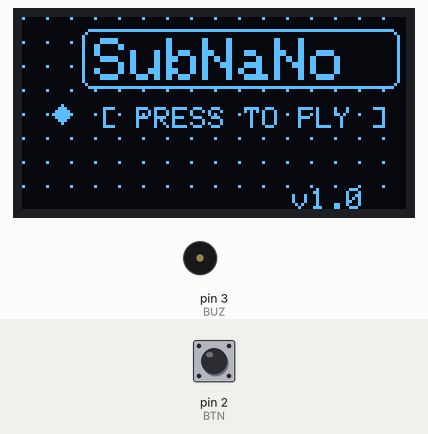
This sketch was run on a simulated Arduino Nano, built with avr-gcc and run on an emulated ATmega328P. On the bench: 128×64 one-colour display, buzzer (waves = sounding). The inputs (shaded band) are chosen by the test bench; at power-on: pin 2 (BTN) HIGH.

Above: at 1.06 s.
1.3 s: pin 2 (BTN) pulled LOW for 0.15 s
At 1.69 s:
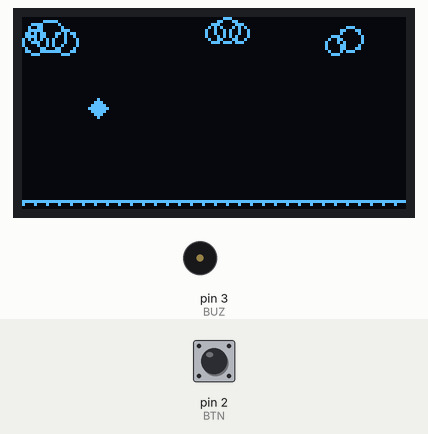
2.0 s: pin 2 (BTN) pulled LOW for 1 s
At 2.59 s:
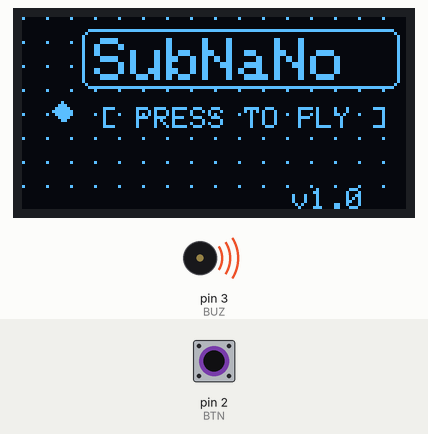
3.6 s: pin 2 (BTN) pulled LOW for 0.15 s
At 4.24 s:
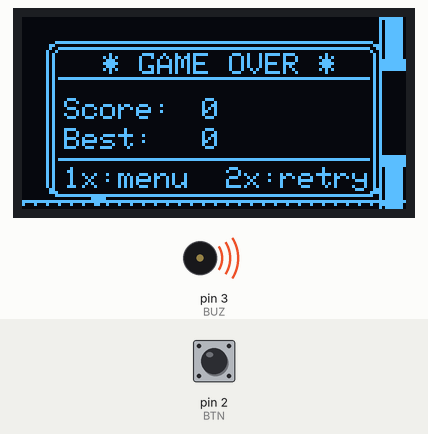
4.3 s: pin 2 (BTN) pulled LOW for 3.2 s
At 6.08 s:
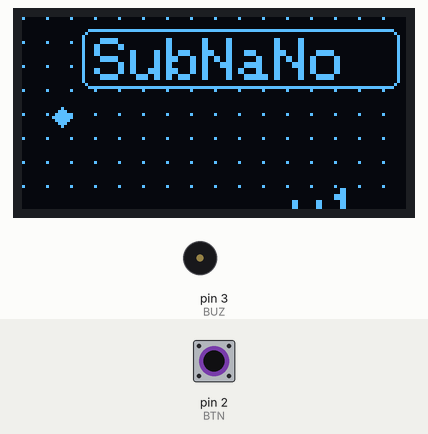
8.1 s: pin 2 (BTN) pulsed LOW 5 times (0.12 s each, 0.3 s apart)
At 10.2 s:
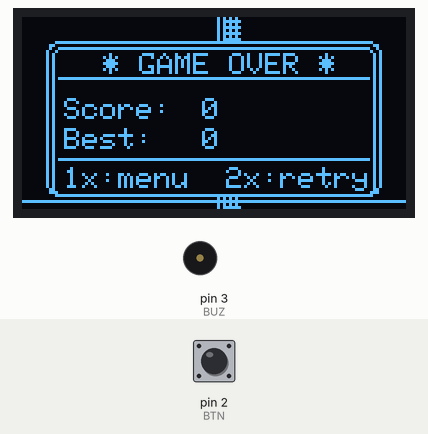
Timing chart, 0 to 11.7 s (numbered marks = the images above; inputs shaded):
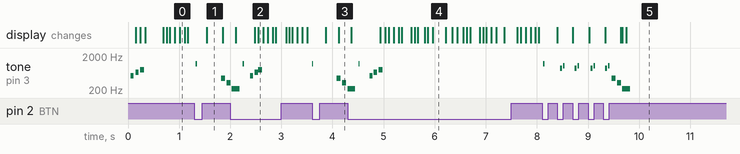

Measured:
- after the input at 1.3 s, tone on pin 3 (BUZ): plays 1200 Hz for 0.03 s, 440 Hz for 0.08 s, 330 Hz for 0.07 s, starting at once; the display: changes after 0.24 s (image 1)
- after the input at 2.0 s, the display: first differs from a run without the input after 0.48 s (image 2 shows a later state)
- after the input at 3.6 s, tone on pin 3 (BUZ): plays 1200 Hz for 0.03 s, 440 Hz for 0.08 s, 330 Hz for 0.08 s, 220 Hz for 0.00 s, starting at once; the display: first changes after 0.27 s (image 3 shows a later state)
- after the input at 4.3 s, the display: first differs from a run without the input after 0.64 s (image 4 shows a later state)
- after the input at 8.1 s, tone on pin 3 (BUZ): plays 1200 Hz for 0.03 s, 880 Hz for 0.04 s, 1046 Hz for 0.03 s, 880 Hz for 0.04 s, 1046 Hz for 0.03 s, 880 Hz for 0.04 s … (12 notes in this stretch), starting at once; the display: first changes after 0.30 s (image 5 shows a later state)
- by itself, tone on pin 3 (BUZ): plays 523 Hz for 0.06 s, 659 Hz for 0.06 s, 784 Hz for 0.08 s

The sketch:

flappy_v1_0.ino
```cpp
/*
 * ╔══════════════════════════════════════╗
 * ║   SUBNO-FLAP  v1.1  by SubNoNo      ║
 * ║   Arduino Nano | SSD1306 128x64     ║
 * ║   D2 = Button  |  D3 = Buzzer(inv) ║
 * ╚══════════════════════════════════════╝
 *
 *  Управление (1 кнопка):
 *    МЕНЮ    → нажать = старт
 *    ИГРА    → нажать = прыжок
 *    КОНЕЦ   → 1 клик = меню, 2 клика = рестарт
 *
 *  Баззер: активный, подключён через инвертор (D1 HIGH = тишина)
 *  Звуки: прыжок, очко, смерть, рекорд, приветствие
 */

#include <Wire.h>
#include <Adafruit_GFX.h>
#include <Adafruit_SSD1306.h>
#include <EEPROM.h>

// ── ПИНЫ ──────────────────────────────────────────────────────────────
#define BTN   2          // кнопка (INPUT_PULLUP → LOW = нажато)
#define BUZ   3          // баззер инвертированный (LOW = пищит)
#define W     128
#define H     64

Adafruit_SSD1306 d(W, H, &Wire, -1);

// ── ЗВУК (неблокирующий) ───────────────────────────────────────────────
struct Beep { unsigned int freq; unsigned int dur; };

// Очередь нот
#define QUEUE_SZ 16
Beep bQueue[QUEUE_SZ];
byte bHead = 0, bTail = 0;
unsigned long bEnd = 0;
bool bActive = false;

// Добавить ноту в очередь
void beepQ(unsigned int freq, unsigned int dur){
  byte next = (bTail + 1) % QUEUE_SZ;
  if(next == bHead) return; // переполнение → игнор
  bQueue[bTail] = {freq, dur};
  bTail = next;
}

// Обновление баззера (вызывать каждый кадр)
void buzUpdate(){
  unsigned long now = millis();
  if(bActive){
    if(now >= bEnd){
      // Инвертированный баззер: HIGH = выкл
      tone(BUZ, 1); delay(0); noTone(BUZ); // сброс через noTone
      // Реально выключаем: для активного инверт. — HIGH = тихо
      // используем digitalWrite после noTone
      digitalWrite(BUZ, HIGH);
      bActive = false;
    }
  }
  if(!bActive && bHead != bTail){
    Beep b = bQueue[bHead];
    bHead = (bHead + 1) % QUEUE_SZ;
    if(b.freq == 0){
      // пауза
      bEnd = now + b.dur;
      bActive = true;
      digitalWrite(BUZ, HIGH); // тихо
    } else {
      tone(BUZ, b.freq, b.dur);
      bEnd = now + b.dur + 5;
      bActive = true;
    }
  }
}

// Мелодии
void sndJump(){  beepQ(880, 40); beepQ(1046,30); }
void sndScore(){ beepQ(1046,50); beepQ(1318,60); }
void sndDie(){   beepQ(440,80);  beepQ(330,80);  beepQ(220,150); }
void sndRecord(){ beepQ(1046,60);beepQ(1318,60);beepQ(1568,80);beepQ(2093,100); }
void sndMenu(){  beepQ(523,60);  beepQ(659,60);  beepQ(784,80);  }
void sndClick(){ beepQ(1200,25); }

// ── СОСТОЯНИЯ ─────────────────────────────────────────────────────────
enum State { MENU, PLAY, OVER };
State state = MENU;

// ── СПРАЙТЫ ПТИЧКИ ────────────────────────────────────────────────────
// 8×8 пиксельная птичка в трёх позициях
const unsigned char bird_up[] PROGMEM = {
  0b00010000,
  0b00111000,
  0b01111100,
  0b11111110,
  0b01111110,
  0b00111100,
  0b00011000,
  0b00000000
};
const unsigned char bird_mid[] PROGMEM = {
  0b00000000,
  0b00111000,
  0b01111100,
  0b11111110,
  0b11111110,
  0b01111100,
  0b00111000,
  0b00000000
};
const unsigned char bird_down[] PROGMEM = {
  0b00000000,
  0b00010000,
  0b00111000,
  0b01111100,
  0b11111110,
  0b01111100,
  0b00111000,
  0b00010000
};

// Иконка сердца для "рекорд"
const unsigned char heart[] PROGMEM = {
  0b01100110,
  0b11111111,
  0b11111111,
  0b01111110,
  0b00111100,
  0b00011000,
  0b00000000,
  0b00000000
};

// Иконка звезды для очка
const unsigned char star[] PROGMEM = {
  0b00010000,
  0b01111100,
  0b00111000,
  0b11101110,
  0b11000011,
  0b01000010,
  0b00000000,
  0b00000000
};

// ── ФИЗИКА ────────────────────────────────────────────────────────────
int   birdY    = 120;   // × 8 (fixed point)
int   birdVel  = 0;
const int GRAVITY  = 3;  // × 0.1 за кадр
const int JUMP_VEL = -25;// × 0.1

// ── ТРУБЫ ─────────────────────────────────────────────────────────────
#define PIPE_W    10
#define GAP_HALF  14
#define BIRD_X    22

int pipeX  = W;
int gapY   = 32;

// ── ОЧКИ / РЕКОРД ─────────────────────────────────────────────────────
int  score      = 0;
int  best       = 0;
bool newRecord  = false;

// ── СКОРОСТЬ ──────────────────────────────────────────────────────────
int  pipeSpeed  = 2;
byte delayMs    = 25;  // мс на кадр

// ── КНОПКА ────────────────────────────────────────────────────────────
bool lastBtn    = HIGH;
bool btnClick   = false;

// ── ДВОЙНОЙ КЛИК (GAME OVER) ──────────────────────────────────────────
byte           dClicks  = 0;
unsigned long  dClickT  = 0;

// ── FPS ───────────────────────────────────────────────────────────────
unsigned long frameT = 0;

// ── ЭФФЕКТ СМЕРТИ ─────────────────────────────────────────────────────
byte deathAnim = 0;   // счётчик кадров анимации смерти

// ── АНИМАЦИЯ МЕНЮ ────────────────────────────────────────────────────
byte menuFrame  = 0;
int  menuBirdY  = 30;
int  menuBirdV  = 0;

// ── EEPROM ────────────────────────────────────────────────────────────
#define EEPROM_MAGIC 0xAB
void loadBest(){
  if(EEPROM.read(1) == EEPROM_MAGIC)
    best = EEPROM.read(0);
  else
    best = 0;
}
void saveBest(){
  EEPROM.write(0, best);
  EEPROM.write(1, EEPROM_MAGIC);
}

// ── ПСЕВДОСЛУЧАЙНЫЙ ГЕНЕРАТОР ─────────────────────────────────────────
int rndState = 1234;
int rnd(int a, int b){
  rndState = rndState * 1103515245 + 12345;
  return a + abs(rndState) % (b - a + 1);
}

// ── СТАРТ ИГРЫ ────────────────────────────────────────────────────────
void startGame(){
  birdY    = 200;
  birdVel  = 0;
  pipeX    = W + 20;
  gapY     = 32;
  score    = 0;
  newRecord= false;
  pipeSpeed= 2;
  delayMs  = 25;
  deathAnim= 0;
  state    = PLAY;
}

// ── ВСПОМОГАТЕЛЬНЫЕ: рисунки ──────────────────────────────────────────

// Красивые трубы с шапкой
void drawPipe(int x, int topH, int botY){
  // Тело трубы
  d.fillRect(x+1, 0,        PIPE_W-2, topH,     SSD1306_WHITE);
  d.fillRect(x+1, botY,     PIPE_W-2, H-botY,   SSD1306_WHITE);
  // Шапка трубы (чуть шире)
  d.fillRect(x-1, topH-4,   PIPE_W+2, 4,        SSD1306_WHITE);
  d.fillRect(x-1, botY,     PIPE_W+2, 4,        SSD1306_WHITE);
  // Блик (линия светлее — инвертируем 1 пиксель)
  d.drawFastVLine(x+2, 1, topH-5, SSD1306_BLACK);
  d.drawFastVLine(x+2, botY+4, H-botY-4, SSD1306_BLACK);
}

// Земля — полоса внизу
void drawGround(){
  d.drawFastHLine(0, H-3, W, SSD1306_WHITE);
  for(byte i=0; i<W; i+=4)
    d.drawPixel(i, H-2, SSD1306_WHITE);
}

// Облака (движущиеся по счёту)
void drawClouds(){
  static int cx1 = 10, cx2 = 70, cx3 = 110;
  cx1 -= 1; cx2 -= 1; cx3 -= 1;
  if(cx1 < -20) cx1 = W+10;
  if(cx2 < -20) cx2 = W+10;
  if(cx3 < -20) cx3 = W+10;
  // Облако 1
  d.drawCircle(cx1,   8, 4, SSD1306_WHITE);
  d.drawCircle(cx1+5, 6, 5, SSD1306_WHITE);
  d.drawCircle(cx1+10,8, 4, SSD1306_WHITE);
  // Облако 2
  d.drawCircle(cx2,   5, 3, SSD1306_WHITE);
  d.drawCircle(cx2+4, 4, 4, SSD1306_WHITE);
  d.drawCircle(cx2+8, 5, 3, SSD1306_WHITE);
  // Облако 3
  d.drawCircle(cx3,   9, 3, SSD1306_WHITE);
  d.drawCircle(cx3+5, 7, 4, SSD1306_WHITE);
}

// ── SETUP ─────────────────────────────────────────────────────────────
void setup(){
  pinMode(BTN, INPUT_PULLUP);
  pinMode(BUZ, OUTPUT);
  digitalWrite(BUZ, HIGH); // инверт. → тихо

  d.begin(SSD1306_SWITCHCAPVCC, 0x3C);
  d.setTextColor(SSD1306_WHITE);
  d.clearDisplay();
  d.display();

  loadBest();
  sndMenu();
}

// ── LOOP ──────────────────────────────────────────────────────────────
void loop(){
  buzUpdate();

  if(millis() - frameT < delayMs) return;
  frameT = millis();

  // Считываем кнопку
  bool nowBtn = digitalRead(BTN);
  btnClick = (lastBtn == HIGH && nowBtn == LOW);
  lastBtn  = nowBtn;

  // ════════════════════ МЕНЮ ════════════════════
  if(state == MENU){
    menuFrame++;

    // Птичка парит
    menuBirdV += 3;
    menuBirdY += menuBirdV >> 2;
    if(menuBirdY > 260){ menuBirdY = 260; menuBirdV = -30; }
    if(menuBirdY < 160){ menuBirdY = 160; menuBirdV = 0;  }

    if(btnClick){
      sndClick();
      startGame();
      return;
    }

    d.clearDisplay();

    // Фон — точечный паттерн
    for(byte x=0; x<W; x+=8)
      for(byte y=0; y<H; y+=8)
        d.drawPixel(x, y, SSD1306_WHITE);

    // Птичка в меню
    int mby = menuBirdY >> 3;
    if(menuBirdV < -5)      d.drawBitmap(10, mby, bird_up,  8, 8, SSD1306_WHITE);
    else if(menuBirdV > 5)  d.drawBitmap(10, mby, bird_down,8, 8, SSD1306_WHITE);
    else                    d.drawBitmap(10, mby, bird_mid, 8, 8, SSD1306_WHITE);

    // Рамка заголовка
    d.drawRoundRect(20, 4, 106, 20, 3, SSD1306_WHITE);
    d.fillRoundRect(21, 5, 104, 18, 3, SSD1306_BLACK);

    // Заголовок
    d.setTextSize(2);
    d.setCursor(24, 7);
    d.print(F("SubNaNo"));

    // Мигающий текст "PRESS"
    if((menuFrame >> 3) & 1){
      d.setTextSize(1);
      d.setCursor(26, 30);
      d.print(F("[ PRESS TO FLY ]"));
    }

    // Рекорд
    if(best > 0){
      d.drawBitmap(30, 44, heart, 8, 8, SSD1306_WHITE);
      d.setTextSize(1);
      d.setCursor(42, 46);
      d.print(F("BEST:"));
      d.print(best);
    }

    // Версия
    d.setCursor(90, 57);
    d.print(F("v1.0"));

    d.display();
  }

  // ════════════════════ ИГРА ════════════════════
  else if(state == PLAY){

    if(btnClick){
      birdVel = JUMP_VEL;
      sndJump();
    }

    // Физика (fixed point × 10)
    birdVel += GRAVITY;
    birdY   += birdVel;

    // Трубы
    pipeX -= pipeSpeed;

    // Очко
    if(pipeX <= BIRD_X - PIPE_W && pipeX > BIRD_X - PIPE_W - pipeSpeed){
      score++;
      sndScore();
      // Ускорение каждые 5 очков
      if(score % 5 == 0){
        if(pipeSpeed < 5) pipeSpeed++;
        if(delayMs > 18)  delayMs--;
      }
    }

    // Перезапуск трубы
    if(pipeX < -PIPE_W - 2){
      pipeX = W;
      gapY  = rnd(GAP_HALF + 4, H - GAP_HALF - 10);
    }

    int by = birdY / 10; // реальный Y птички

    // Коллизия
    bool hit = false;
    if(by < 0 || by > H - 11) hit = true; // пол/потолок

    if(pipeX < BIRD_X + 8 && pipeX + PIPE_W > BIRD_X){
      if(by < gapY - GAP_HALF || by + 7 > gapY + GAP_HALF) hit = true;
    }

    if(hit){
      if(score > best){
        best = score;
        newRecord = true;
        saveBest();
        sndRecord();
      } else {
        sndDie();
      }
      deathAnim = 0;
      state = OVER;
      dClicks = 0;
    }

    // ── Рисование ──
    d.clearDisplay();
    drawClouds();

    int topH = gapY - GAP_HALF;
    int botY = gapY + GAP_HALF;
    drawPipe(pipeX, topH, botY);
    drawGround();

    // Птичка
    if(birdVel < -10)      d.drawBitmap(BIRD_X, by, bird_up,  8, 8, SSD1306_WHITE);
    else if(birdVel > 10)  d.drawBitmap(BIRD_X, by, bird_down,8, 8, SSD1306_WHITE);
    else                   d.drawBitmap(BIRD_X, by, bird_mid, 8, 8, SSD1306_WHITE);

    // Счёт
    d.setTextSize(1);
    d.setCursor(2, 2);
    d.print(score);

    // Звёздочка при рекорде (во время игры)
    if(score > 0 && score == best){
      d.drawBitmap(W - 10, 2, star, 8, 8, SSD1306_WHITE);
    }

    d.display();
  }

  // ════════════════════ GAME OVER ════════════════════
  else if(state == OVER){
    deathAnim++;

    // Двойной клик
    if(btnClick){
      dClicks++;
      dClickT = millis();
      sndClick();
    }
    if(dClicks > 0 && millis() - dClickT > 350){
      if(dClicks == 1){ state = MENU; sndMenu(); }
      else             { startGame(); }
      dClicks = 0;
      return;
    }

    d.clearDisplay();

    // Задний план (трубы, птичка)
    int by = birdY / 10;
    if(deathAnim < 20){
      // Анимация падения
      birdY   += 15;
      birdVel += 20;
    }
    by = birdY / 10;
    if(by > H - 9) by = H - 9;

    // Фон-трубы
    int topH = gapY - GAP_HALF;
    int botY = gapY + GAP_HALF;
    drawPipe(pipeX, topH, botY);
    drawGround();
    d.drawBitmap(BIRD_X, by, bird_down, 8, 8, SSD1306_WHITE);

    // Затемнение (шахматка)
    if(deathAnim > 6){
      for(byte xi=0; xi<W; xi+=2)
        for(byte yi=0; yi<H; yi+=2)
          d.drawPixel(xi, yi, SSD1306_BLACK);
    }

    // ── Окно GAME OVER ──
    d.fillRoundRect(8, 8, 112, 52, 4, SSD1306_BLACK);
    d.drawRoundRect(8, 8, 112, 52, 4, SSD1306_WHITE);
    // Двойная рамка
    d.drawRoundRect(10, 10, 108, 50, 3, SSD1306_WHITE);

    // Заголовок
    d.setTextSize(1);
    d.setCursor(27, 12);
    d.print(F("* GAME OVER *"));

    // Разделитель
    d.drawFastHLine(12, 20, 104, SSD1306_WHITE);

    // Очки
    d.setCursor(14, 27);
    d.print(F("Score:"));
    d.setCursor(60, 27);
    d.print(score);

    // Рекорд
    d.setCursor(14, 37);
    if(newRecord){
      // Мигающая надпись NEW BEST!
      if((deathAnim >> 2) & 1){
        d.drawBitmap(57, 36, heart, 8, 8, SSD1306_WHITE);
        d.setCursor(67, 37);
        d.print(F("NEW!"));
      }
      d.print(F("Best:"));
    } else {
      d.print(F("Best:"));
      d.setCursor(60, 37);
      d.print(best);
    }

    // Разделитель
    d.drawFastHLine(12, 47, 104, SSD1306_WHITE);

    // Подсказки
    d.setCursor(14, 50);
    d.print(F("1x:menu"));
    d.setCursor(68, 50);
    d.print(F("2x:retry"));

    d.display();
  }
}
```
